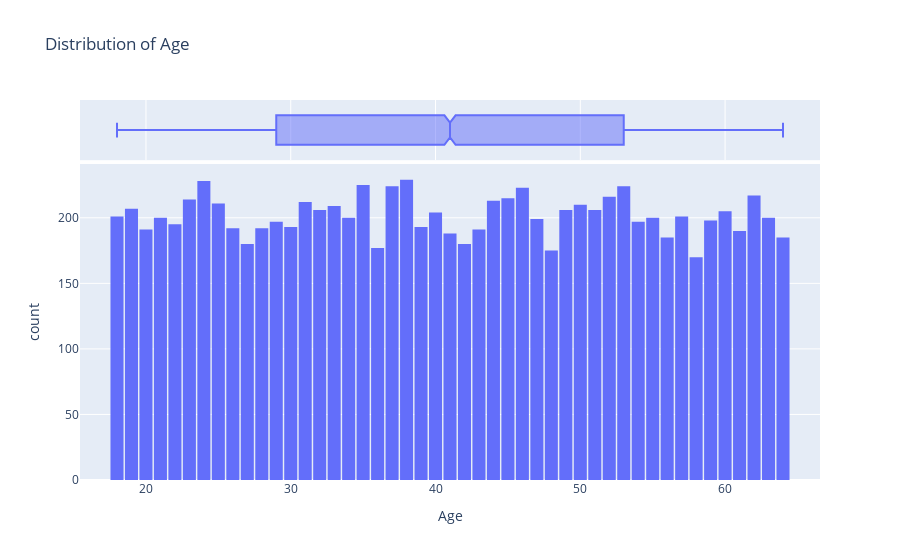

The notebook cell saved with this chart:
### Markdown cell above
### Age

Age is a numeric column. The minimum age in the dataset is 18 and the maximum age is 64. Thus, we can visualize the distribution of age using a histogram with 47 bins (one for each year) and a box plot. We'll use plotly to make the chart interactive, but you can create similar charts using Seaborn.

### Code cell
fig = px.histogram(df, 
                   x='Age', 
                   marginal='box', 
                   nbins=47, 
                   title='Distribution of Age')
fig.update_layout(bargap=0.1)
fig.show()

### Figure 1 — Plotly figure (JSON) as saved in the notebook; plotly's stock layout.template omitted (floating-point values rounded to 4 significant figures; data arrays with more than 128 entries replaced by an {"elided": "..."} marker saying what was removed)
{"data": [{"alignmentgroup": "True", "bingroup": "x", "hovertemplate": "Age=%{x}<br>count=%{y}<extra></extra>", "legendgroup": "", "marker": {"color": "#636efa", "pattern": {"shape": ""}}, "name": "", "nbinsx": 47, "offsetgroup": "", "orientation": "v", "showlegend": false, "type": "histogram", "x": {"elided": "9474 int values"}, "xaxis": "x", "yaxis": "y"}, {"alignmentgroup": "True", "hovertemplate": "Age=%{x}<extra></extra>", "legendgroup": "", "marker": {"color": "#636efa"}, "name": "", "notched": true, "offsetgroup": "", "showlegend": false, "type": "box", "x": {"elided": "9474 int values"}, "xaxis": "x2", "yaxis": "y2"}], "layout": {"bargap": 0.1, "barmode": "relative", "legend": {"tracegroupgap": 0}, "title": {"text": "Distribution of Age"}, "xaxis": {"anchor": "y", "domain": [0, 1], "title": {"text": "Age"}}, "xaxis2": {"anchor": "y2", "domain": [0, 1], "matches": "x", "showgrid": true, "showticklabels": false}, "yaxis": {"anchor": "x", "domain": [0, 0.8316], "title": {"text": "count"}}, "yaxis2": {"anchor": "x2", "domain": [0.8416, 1], "matches": "y2", "showgrid": false, "showline": false, "showticklabels": false, "ticks": ""}}}
